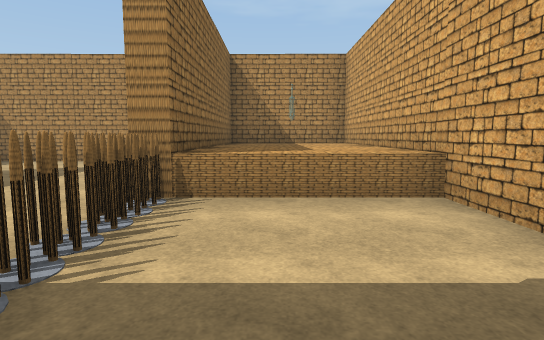
View 1 (above)

24 first-person views from a walk through a Unity game level. The camera is 1.5 m above the floor, tilts 6° down and sees 80° across. The floor is counted in squares, 2 m on a side. Each view is taken from the middle of a square. On the plan, view 1 faces up. The plan holds only what a view shows up to about 11 squares ahead; the rest is blank. The place goes on beyond the plan. The player character is not drawn. Some surface patterns are stand-ins.

View 2
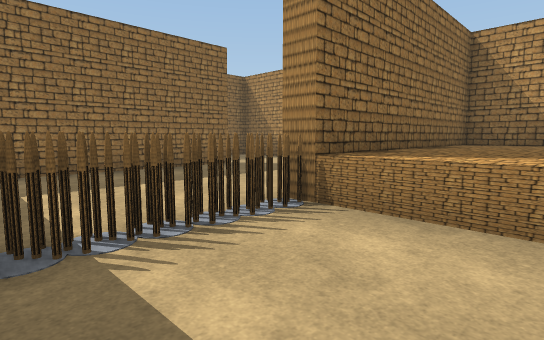

View 3
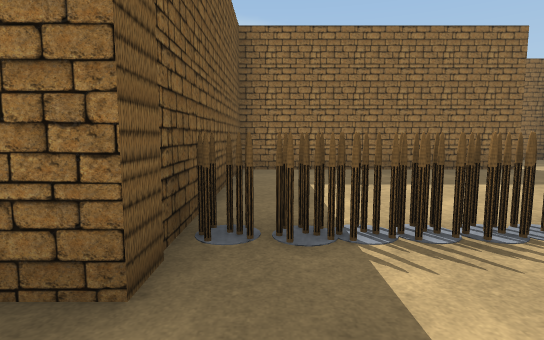

View 4
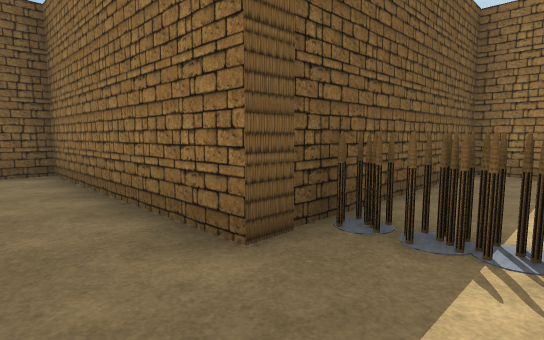

View 5
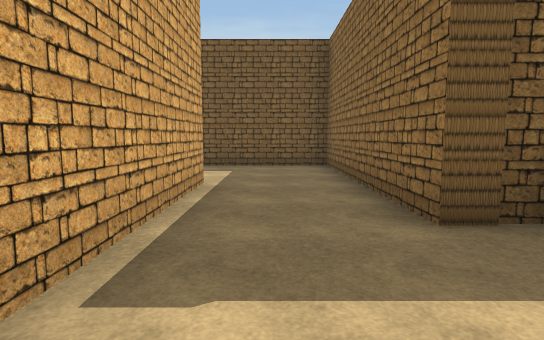

View 6
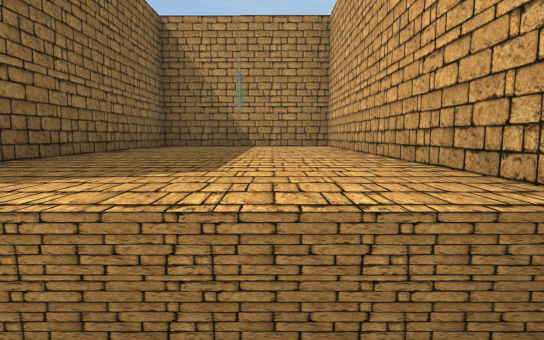

View 7
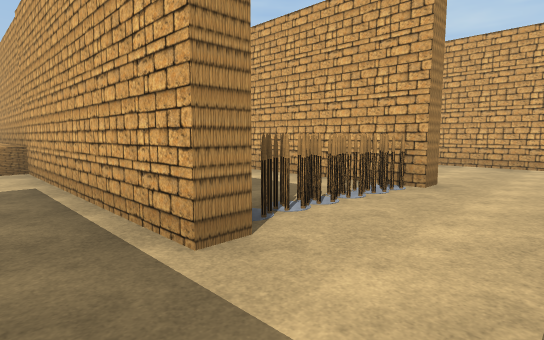

View 8
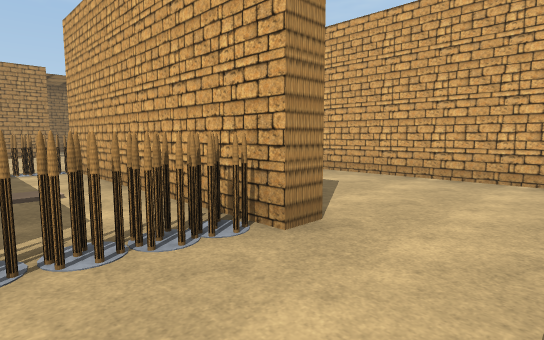

View 9
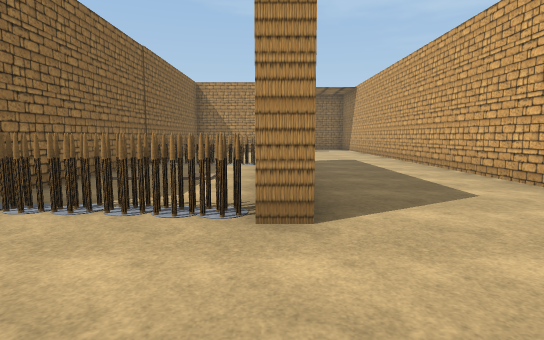

View 10
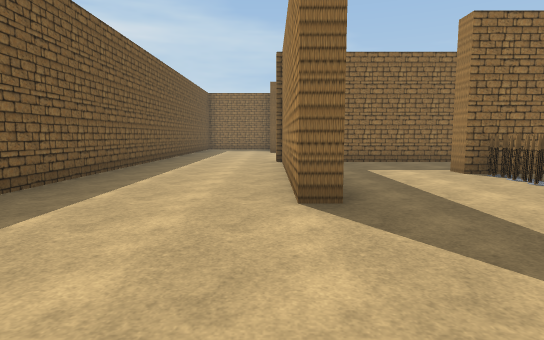

View 11
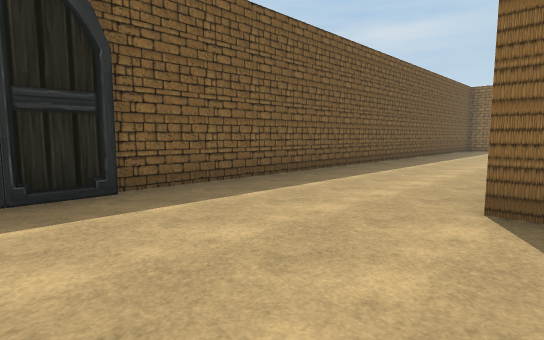

View 12
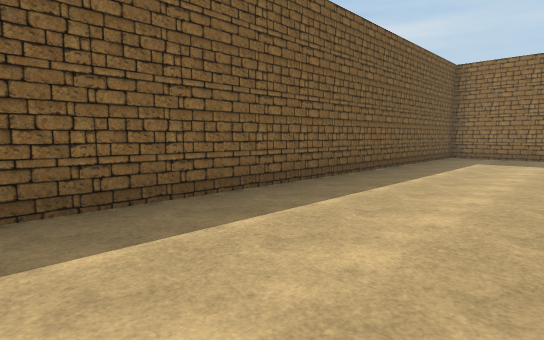

View 13
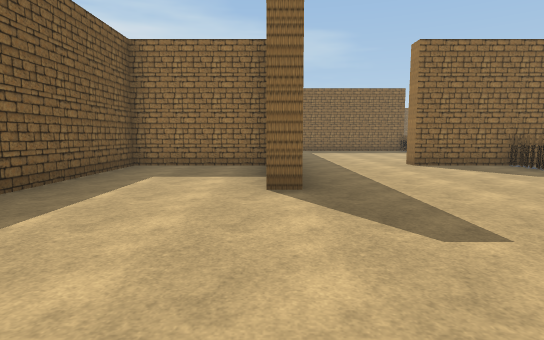

View 14
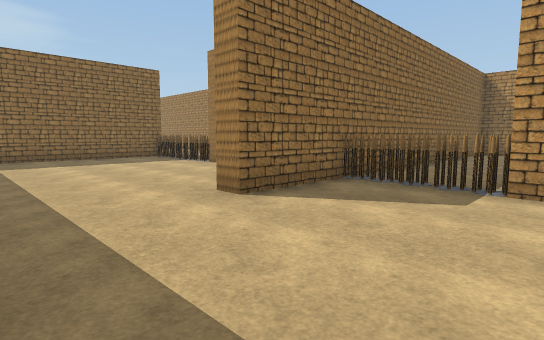

View 15
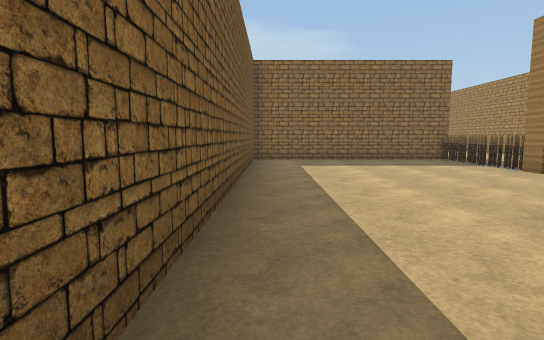

View 16
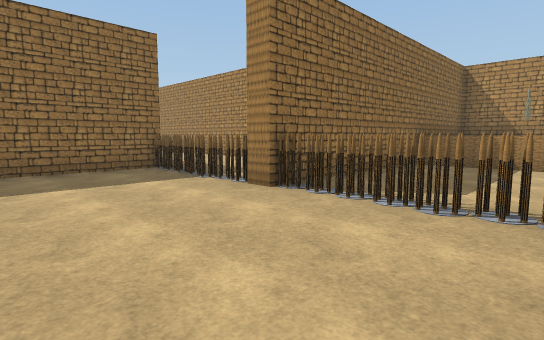

View 17
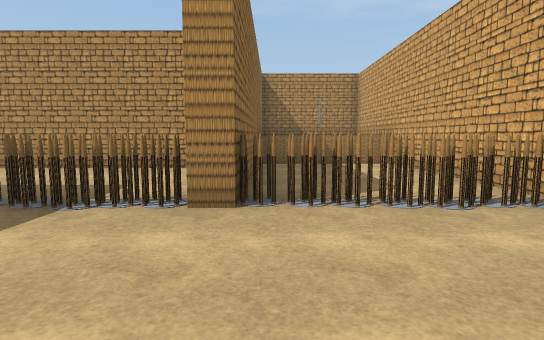

View 18
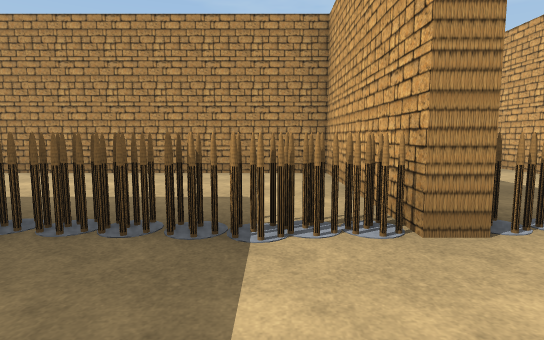

View 19
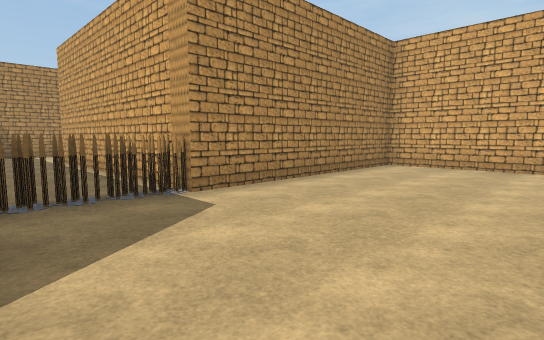

View 20
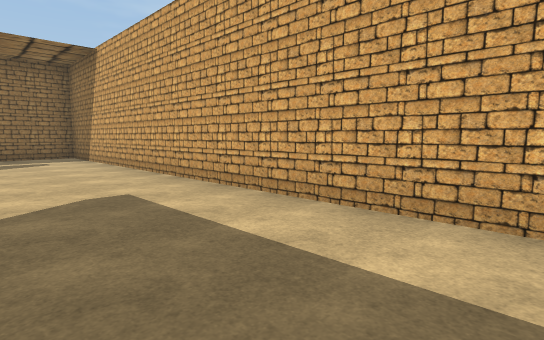

View 21
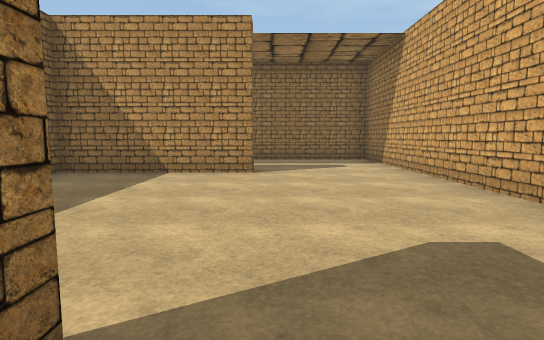

View 22
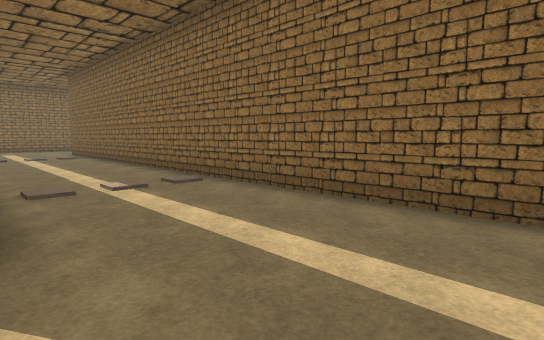

View 23
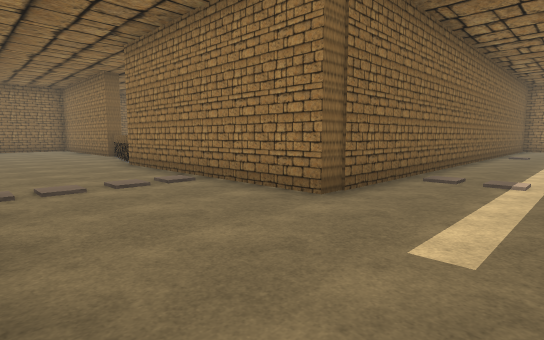

View 24
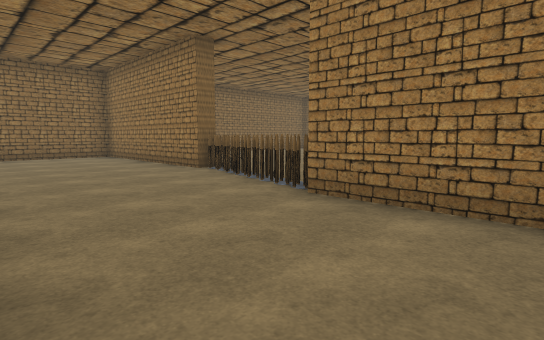

### Floor plan
Points are (right, up) in squares from view 1. A wall is a line through its corners. A room is listed if a view was taken in it or the views show most of it. See-through windows are left out.
Room 1 (views 1, 2, 3, 4, 5, 6)
walls: (-6.2, 6.5) (-6.2, 0.3) (-0.4, 0.3) (-0.4, -2.5); (2.1, 3.9) (-0.5, 3.9); (-6.7, 0.4) (-6.7, 6.5); (-4.2, 9.6) (-8.1, 9.6); (2.1, -2.2) (2.1, 9.6) (-1.2, 9.6) (-1.2, 4.4); (-9.2, 9.6) (-9.2, 0.6)
ways out: opening at (-8, 1) to room 2; opening at (0.5, -2) to room 2
objects: spikes (-2, 1); spikes (-2, 2); spikes (-2, 3); spikes (-1, 1); spikes (-1, 4)
Room 2 (views 7, 8, 9, 10, 11, 12, 13, 14, 15, 16, 17, 18, 19, 20, 21, 22, 23, 24)
walls: (2.6, 5.9) (2.6, -2.2) (2.1, -2.2); (6.6, 9.6) (2.6, 9.6) (2.6, 9.2); (-11.1, 9.6) (-13, 9.6); (-9.6, 5.8) (-13.5, 5.8); (-13.4, 9.2) (-13.4, 1.4); (-9.7, 1.4) (-9.7, 8.1); (-9.2, 0.6) (-9.2, -2.4) (-9.8, -2.4); (-4.2, 23.6) (-4.8, 23.6) (-4.8, 28.5); (-0.4, -2.5) (-0.4, -5.2) (2.8, -5.2); (-0.9, -3.4) (-0.9, -0.2) (-6.6, -0.2); (5.9, -1.6) (5.9, 3.8); (-13.9, 1.4) (-13.9, 4.6) (-20.5, 4.6); (-5.5, -5.5) (-5.5, -6.1); (5.4, -5.1) (5.4, -5.7) (-0.4, -5.7); (-17.4, 0.8) (-17.4, -5.6); (-9.2, -6.1) (-9.2, -9.5) (7.5, -9.5); (-5.8, 29.4) (-8, 29.4); (10, -3.5) (10, 13.4) (-5.6, 13.4) (-5.6, 19.5); (-17, -5.6) (-7.6, -5.6)
ways out: opening at (-8, 1) to room 1; opening at (0.5, -2) to room 1
objects: spikes (-17, 1); spikes (-16, 1); spikes (-15, 1); spikes (-14, 1); spikes (-13, 1); spikes (-12, 1); spikes (-11, 1); spikes (-10, 1); spikes (-9, 0); other object (-9, 16); spikes (-8, 0); cube (-8, 16); spikes (-7, 0); cube (-7, 16); cube (-6, 16); spikes (-5, 20); spikes (-5, 21); spikes (-5, 22); spikes (-5, 23); spikes (-4, 23); other object (-3, 11); cube (-3, 12); cube (-3, 13); spikes (3, -2); other object (3, 4); spikes (4, -2); other object (4, 1); other object (4, 4); cube (4, 11); cube (4, 12); cube (4, 13); spikes (5, -2); cube (5, 1); spikes (5, 4); spikes (6, -2); gate (8, -10); gate (9, -9)

Positions as (right, up) in squares from view 1, and headings:
1: (0, 0), facing up
2: (1, 1), facing up-left
3: (1, 1), facing left
4: (1, 2), facing down-left
5: (1, 3), facing down
6: (1, 3), facing up
7: (1, -4), facing up-right
8: (4, -4), facing up-right
9: (6, -5), facing up
10: (9, -6), facing left
11: (9, -5), facing down-left
12: (3, -6), facing down-left
13: (-1, -6), facing left
14: (-6, -5), facing up-left
15: (-7, -5), facing left
16: (-10, -3), facing up-left
17: (-13, -3), facing up
18: (-15, -2), facing up
19: (-9, -4), facing up-right
20: (7, 1), facing up-right
21: (7, 3), facing up
22: (9, 10), facing up-left
23: (-9, 11), facing up-right
24: (-9, 17), facing up-right
